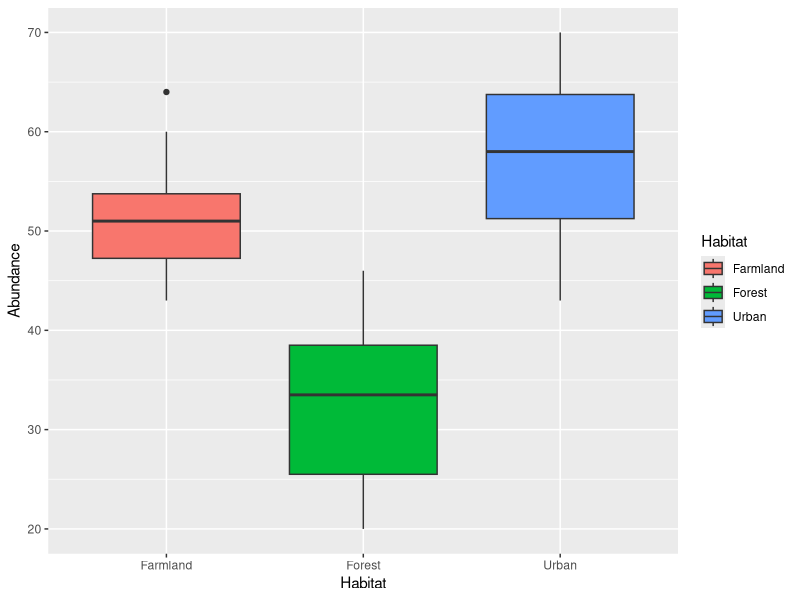
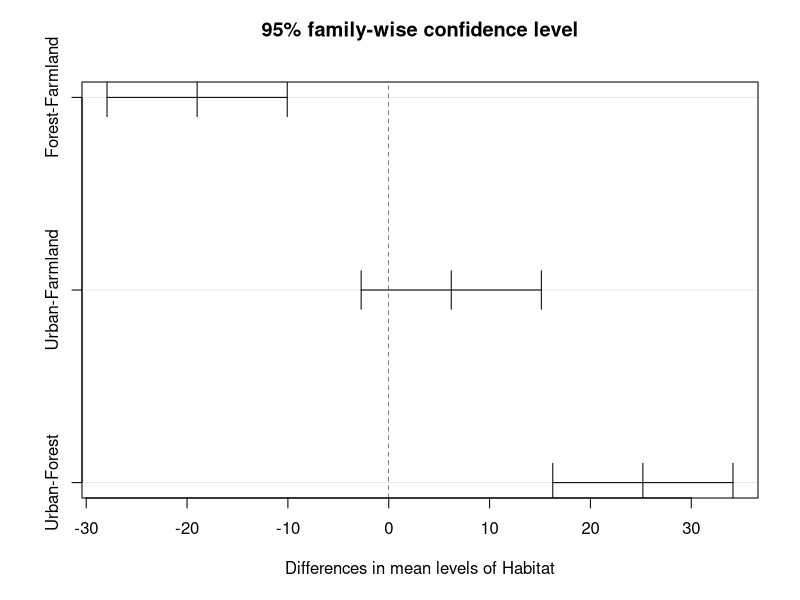

Reproduce these figures in R, in order.
# ANOVA and Tukey's HSD Tutorial full script

# Written by Abigail Haining (19/11/24)

# Tutorial Aims:
# 1) What is ANOVA and Tukey's Test?
# 2) Research question and hypothesis
# 3) Data manipulation
# 4) Data visualisation
# 5) Running a one-way ANOVA
# 6) Running Tukey's HSD
# 7) Communicating model results


# For 1 & 2 see tutorial ----


# 3) Data manipulation ----

# Set the working directory (enter your own filepath here)
setwd("C:/Users/abiga/OneDrive/3rd year/Data Science in EES/tutorial-Abigail-Louise")

# You can check where your working directory is
getwd()

# Load packages
library(tidyverse)


# Import data
sparrow <- read_csv("data/sparrow_data.csv")

# Check the data
head(sparrow)
print(sparrow)

# Convert data frame to long form
sparrow_long <- gather(sparrow, Habitat, Abundance, c(Urban, Forest, Farmland))

# Check variables
str(sparrow_long)


# 4) Data visualisation ----

# Visualising data with a boxplot
(sparrow_boxplot <- ggplot(sparrow_long, aes(x = Habitat, y = Abundance, fill = Habitat)) +
   geom_boxplot())


# 5) Running a one-way ANOVA ----

sparrow_anova <- aov(Abundance ~ Habitat, data = sparrow_long)

summary(sparrow_anova)


# 6) Running Tukey's HSD ----

# Post-Hoc Test - Tukey's Test

sparrow_test <- TukeyHSD(sparrow_anova, conf.level=.95)

# Plotting Tukey's test result
plot(sparrow_test)


# 7) Communicating model results ----
